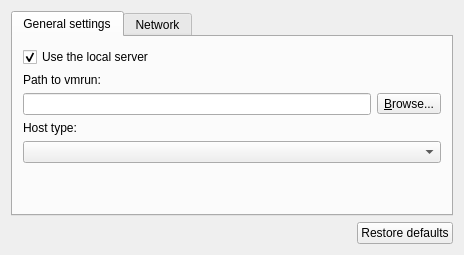
<?xml version="1.0" encoding="UTF-8"?>
<ui version="4.0">
 <class>VMwarePreferencesPageWidget</class>
 <widget class="QWidget" name="VMwarePreferencesPageWidget">
  <property name="geometry">
   <rect>
    <x>0</x>
    <y>0</y>
    <width>464</width>
    <height>255</height>
   </rect>
  </property>
  <property name="windowTitle">
   <string>VMware</string>
  </property>
  <layout class="QVBoxLayout" name="verticalLayout_2">
   <item>
    <widget class="QTabWidget" name="uiTabWidget">
     <property name="contextMenuPolicy">
      <enum>Qt::CustomContextMenu</enum>
     </property>
     <property name="currentIndex">
      <number>0</number>
     </property>
     <widget class="QWidget" name="uiGeneralSettingsTabWidget">
      <attribute name="title">
       <string>General settings</string>
      </attribute>
      <layout class="QGridLayout" name="gridLayout_2">
       <property name="margin">
        <number>10</number>
       </property>
       <item row="0" column="0">
        <widget class="QCheckBox" name="uiUseLocalServercheckBox">
         <property name="text">
          <string>Use the local server</string>
         </property>
         <property name="checked">
          <bool>true</bool>
         </property>
        </widget>
       </item>
       <item row="1" column="0">
        <widget class="QLabel" name="uiVmrunPathLabel">
         <property name="text">
          <string>Path to vmrun:</string>
         </property>
        </widget>
       </item>
       <item row="3" column="0">
        <widget class="QLabel" name="uiHostTypeLabel">
         <property name="text">
          <string>Host type:</string>
         </property>
        </widget>
       </item>
       <item row="4" column="0">
        <widget class="QComboBox" name="uiHostTypeComboBox"/>
       </item>
       <item row="5" column="0">
        <spacer name="spacer">
         <property name="orientation">
          <enum>Qt::Vertical</enum>
         </property>
         <property name="sizeHint" stdset="0">
          <size>
           <width>20</width>
           <height>5</height>
          </size>
         </property>
        </spacer>
       </item>
       <item row="2" column="0">
        <layout class="QHBoxLayout" name="horizontalLayout_5">
         <item>
          <widget class="QLineEdit" name="uiVmrunPathLineEdit">
           <property name="sizePolicy">
            <sizepolicy hsizetype="MinimumExpanding" vsizetype="Fixed">
             <horstretch>0</horstretch>
             <verstretch>0</verstretch>
            </sizepolicy>
           </property>
          </widget>
         </item>
         <item>
          <widget class="QToolButton" name="uiVmrunPathToolButton">
           <property name="text">
            <string>&amp;Browse...</string>
           </property>
           <property name="toolButtonStyle">
            <enum>Qt::ToolButtonTextOnly</enum>
           </property>
          </widget>
         </item>
        </layout>
       </item>
      </layout>
     </widget>
     <widget class="QWidget" name="uiNetworkTab">
      <attribute name="title">
       <string>Network</string>
      </attribute>
      <layout class="QVBoxLayout" name="verticalLayout_3">
       <item>
        <widget class="QGroupBox" name="uiManagedVMnetRangeGroupBox">
         <property name="title">
          <string>Managed VMnet interfaces (VMnet8 excluded)</string>
         </property>
         <layout class="QVBoxLayout" name="verticalLayout">
          <property name="margin">
           <number>10</number>
          </property>
          <item>
           <layout class="QHBoxLayout" name="horizontalLayout_3">
            <item>
             <widget class="QSpinBox" name="uiVMnetStartRangeSpinBox">
              <property name="prefix">
               <string>vmnet</string>
              </property>
              <property name="minimum">
               <number>2</number>
              </property>
              <property name="maximum">
               <number>19</number>
              </property>
             </widget>
            </item>
            <item>
             <widget class="QLabel" name="uiToLabel">
              <property name="sizePolicy">
               <sizepolicy hsizetype="Minimum" vsizetype="Preferred">
                <horstretch>0</horstretch>
                <verstretch>0</verstretch>
               </sizepolicy>
              </property>
              <property name="text">
               <string>to</string>
              </property>
             </widget>
            </item>
            <item>
             <widget class="QSpinBox" name="uiVMnetEndRangeSpinBox">
              <property name="prefix">
               <string>vmnet</string>
              </property>
              <property name="minimum">
               <number>2</number>
              </property>
              <property name="maximum">
               <number>19</number>
              </property>
              <property name="value">
               <number>19</number>
              </property>
             </widget>
            </item>
            <item>
             <widget class="QPushButton" name="uiConfigureVmnetPushButton">
              <property name="text">
               <string>&amp;Configure</string>
              </property>
             </widget>
            </item>
            <item>
             <widget class="QPushButton" name="uiResetVmnetPushButton">
              <property name="text">
               <string>&amp;Reset</string>
              </property>
             </widget>
            </item>
            <item>
             <spacer name="horizontalSpacer_2">
              <property name="orientation">
               <enum>Qt::Horizontal</enum>
              </property>
              <property name="sizeHint" stdset="0">
               <size>
                <width>40</width>
                <height>20</height>
               </size>
              </property>
             </spacer>
            </item>
           </layout>
          </item>
          <item>
           <widget class="QCheckBox" name="uiBlockHostTrafficCheckBox">
            <property name="toolTip">
             <string>Block network traffic originating from the host OS to be injected in vmnet interfaces. Currently supported on Windows only and is recommended.</string>
            </property>
            <property name="text">
             <string>Block network traffic originating from the host OS</string>
            </property>
            <property name="checked">
             <bool>true</bool>
            </property>
           </widget>
          </item>
         </layout>
        </widget>
       </item>
       <item>
        <spacer name="verticalSpacer">
         <property name="orientation">
          <enum>Qt::Vertical</enum>
         </property>
         <property name="sizeHint" stdset="0">
          <size>
           <width>20</width>
           <height>5</height>
          </size>
         </property>
        </spacer>
       </item>
      </layout>
     </widget>
    </widget>
   </item>
   <item>
    <layout class="QHBoxLayout" name="horizontalLayout_2">
     <item>
      <spacer name="horizontalSpacer">
       <property name="orientation">
        <enum>Qt::Horizontal</enum>
       </property>
       <property name="sizeHint" stdset="0">
        <size>
         <width>164</width>
         <height>20</height>
        </size>
       </property>
      </spacer>
     </item>
     <item>
      <widget class="QPushButton" name="uiRestoreDefaultsPushButton">
       <property name="text">
        <string>Restore defaults</string>
       </property>
      </widget>
     </item>
    </layout>
   </item>
  </layout>
 </widget>
 <resources/>
 <connections/>
 <designerdata>
  <property name="gridDeltaX">
   <number>10</number>
  </property>
  <property name="gridDeltaY">
   <number>10</number>
  </property>
  <property name="gridSnapX">
   <bool>true</bool>
  </property>
  <property name="gridSnapY">
   <bool>true</bool>
  </property>
  <property name="gridVisible">
   <bool>true</bool>
  </property>
 </designerdata>
</ui>
